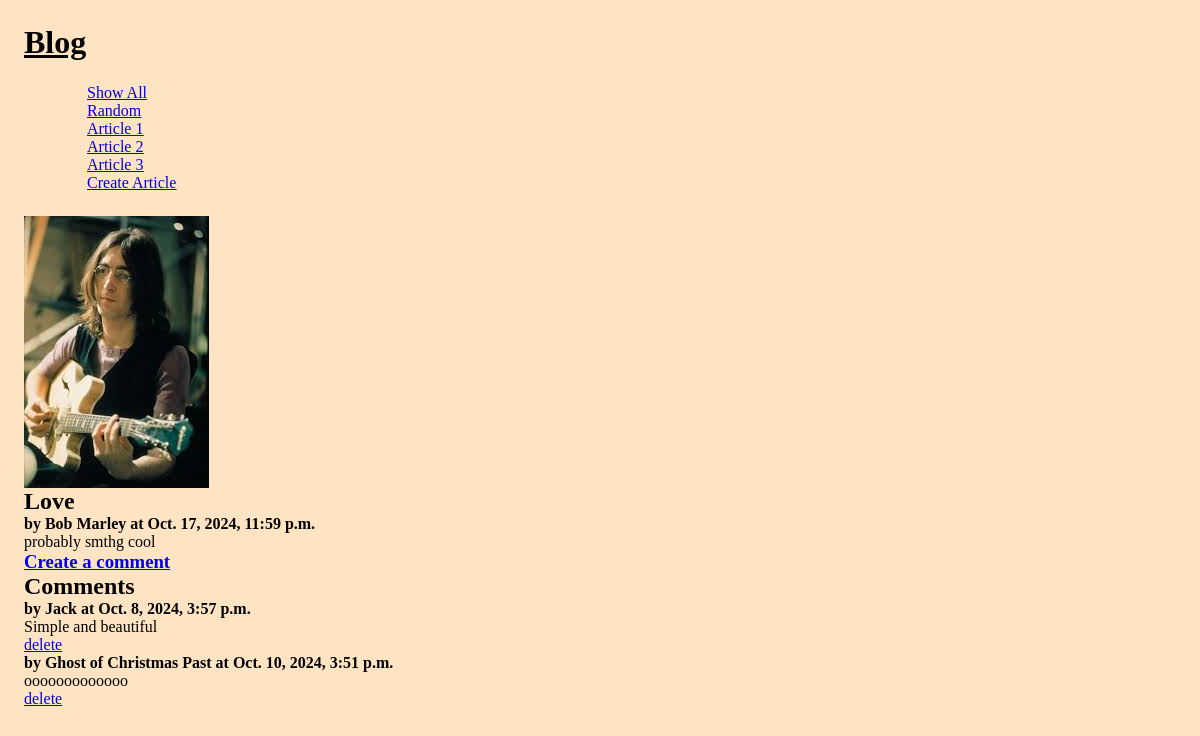
Screenshot of /blog/article/2 with the database file from the repository.
### blog/models.py (models this page shows, shortened)
class Article(models.Model): #class MUST inheirit
    title = models.TextField(blank=False) #There is a bunch of optional parameters
    author = models.TextField(blank=False) #blank=False means the field is required to be filled for each Article Model
    text = models.TextField(blank=False)
    published = models.DateTimeField(auto_now=True) #auto_now=True sets the time to now upon Model instantiation
    image_file = models.ImageField(blank=True) # an actual image
    def get_comments(self):
        comments = Comment.objects.filter(article=self)
        return comments

class Comment(models.Model):
    article = models.ForeignKey("Article", on_delete=models.CASCADE)
    author = models.TextField(blank=False)
    text = models.TextField(blank=False)
    published = models.DateTimeField(auto_now=True)
    def __str__(self):
        return f'{self.text}'

### blog/views.py (the view)
# urls.py: path('article/<int:pk>', ArticleView.as_view(), name='article'), # show one article
class ArticleView(DetailView):
    model = Article
    template_name = 'blog/article.html'
    context_object_name = 'article'

### blog/templates/blog/article.html (shortened to what this page needs)
{% extends 'blog/base.html' %}
{% block content %}
<main class="grid-container">
    <article class="featured">
        <img src='{{article.image_file.url}}' alt='{{article.image_file.url}}'>
        <div>
        <h2>{{article.title}}</h2>
        <strong>by {{article.author}} at {{article.published}}</strong>
        <p>
        {{article.text}}
        </p>
        </div>
    </article>
    <div>
        <h3><a href="{% url 'create_comment' article.pk %}">Create a comment</a></h3>
    </div>
    <div>
        <h2>Comments</h2>
        {% for c in article.get_comments %}
        <article>
            <div>
            <strong>by {{c.author}} at {{c.published}}</strong>
            <p>{{c.text}}</p>
            <a href="{% url 'delete_comment' c.pk %}">delete</a>
            </div>
        </article>
        {% endfor %}
    </div>
</main>
{% endblock %}

### static/quotes.css (style rules this page uses)
* { margin: 0; background-color: bisque; }
main { margin: 2%; }

### rows the page displays
Article: image_file (picture), title "Love", author "Bob Marley", published "Oct. 17, 2024, 11:59 p.m.", text "probably smthg cool"
Comment: author "Jack", published "Oct. 8, 2024, 3:57 p.m.", text "Simple and beautiful"
Comment: author "Ghost of Christmas Past", published "Oct. 10, 2024, 3:51 p.m.", text "ooooooooooooo"
